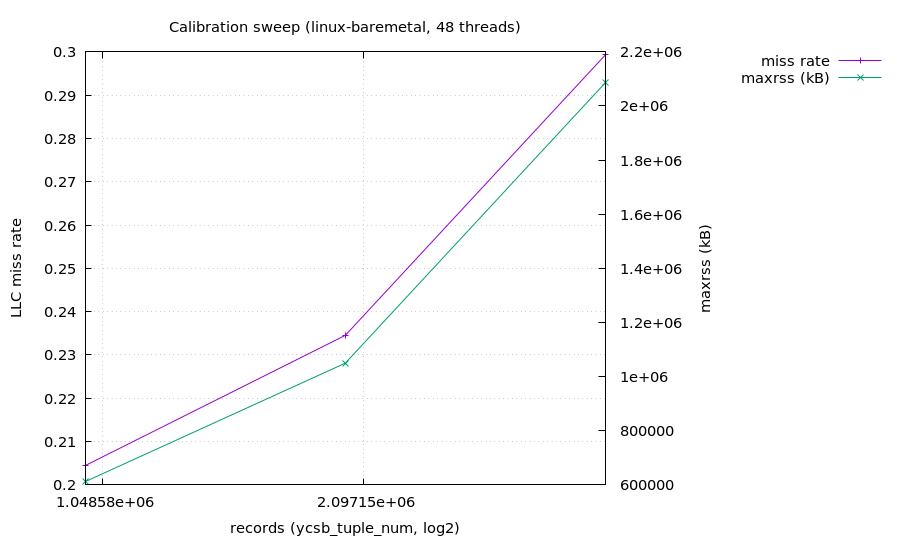

This chart was generated by the following gnuplot code:
set terminal pngcairo size 900,540 noenhanced font "sans,11"
set output "calibration_t48_skew0p9_rr50_rmw0_sweep.png"
set title "Calibration sweep (linux-baremetal, 48 threads)"
set xlabel "records (ycsb_tuple_num, log2)"
set ylabel "LLC miss rate"
set grid
set key outside right top
set logscale x 2
set y2label "maxrss (kB)"
set y2tics
set ytics nomirror
plot "calibration_t48_skew0p9_rr50_rmw0_sweep.dat" using 1:2 with linespoints axes x1y1 title "miss rate", \
     "calibration_t48_skew0p9_rr50_rmw0_sweep.dat" using 1:3 with linespoints axes x1y2 title "maxrss (kB)"
